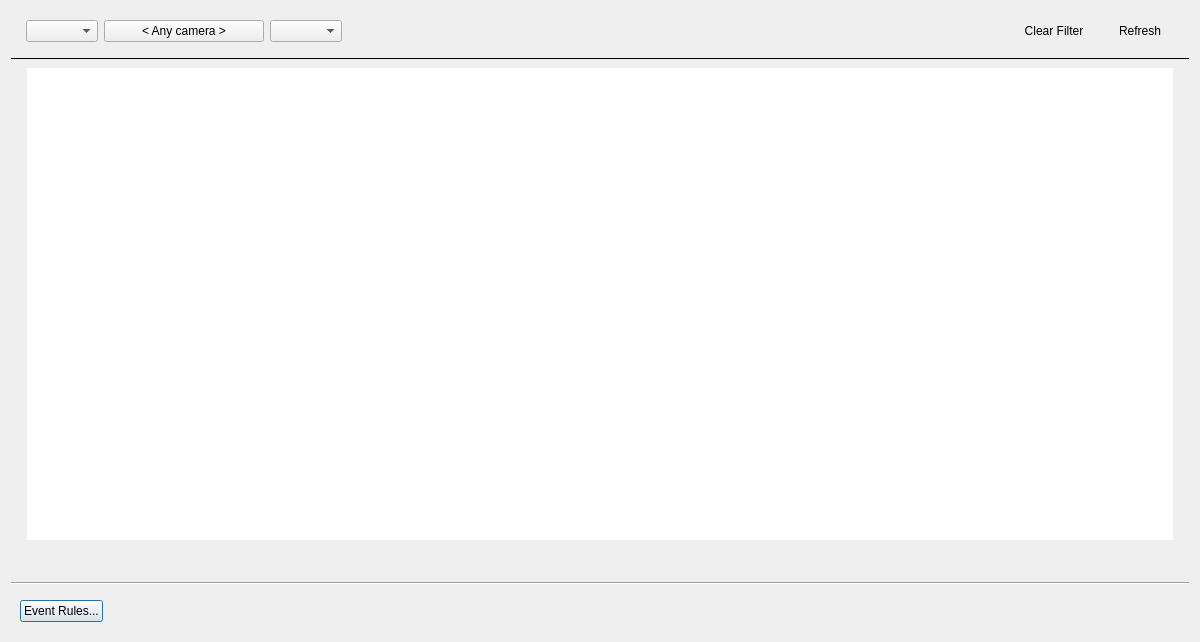
<?xml version="1.0" encoding="UTF-8"?>
<ui version="4.0">
 <class>EventLogDialog</class>
 <widget class="QDialog" name="EventLogDialog">
  <property name="geometry">
   <rect>
    <x>0</x>
    <y>0</y>
    <width>1200</width>
    <height>642</height>
   </rect>
  </property>
  <property name="windowTitle">
   <string>Event Log</string>
  </property>
  <layout class="QVBoxLayout" name="verticalLayout" stretch="0,0,1,0,0">
   <item>
    <widget class="QnPanel" name="widget" native="true">
     <layout class="QHBoxLayout" name="panelLayout">
      <item>
       <widget class="QnDateRangeWidget" name="dateRangeWidget" native="true"/>
      </item>
      <item>
       <widget class="QnTreeComboBox" name="eventComboBox">
        <property name="maxVisibleItems">
         <number>20</number>
        </property>
       </widget>
      </item>
      <item>
       <widget class="QnSelectDevicesButton" name="cameraButton">
        <property name="minimumSize">
         <size>
          <width>160</width>
          <height>0</height>
         </size>
        </property>
        <property name="mouseTracking">
         <bool>true</bool>
        </property>
        <property name="text">
         <string notr="true">&lt; Any camera &gt;</string>
        </property>
        <property name="autoDefault">
         <bool>false</bool>
        </property>
       </widget>
      </item>
      <item>
       <widget class="QComboBox" name="actionComboBox">
        <property name="maxVisibleItems">
         <number>100</number>
        </property>
       </widget>
      </item>
      <item>
       <spacer name="horizontalSpacer_2">
        <property name="orientation">
         <enum>Qt::Horizontal</enum>
        </property>
        <property name="sizeHint" stdset="0">
         <size>
          <width>20</width>
          <height>20</height>
         </size>
        </property>
       </spacer>
      </item>
      <item>
       <widget class="QPushButton" name="clearFilterButton">
        <property name="focusPolicy">
         <enum>Qt::TabFocus</enum>
        </property>
        <property name="text">
         <string>Clear Filter</string>
        </property>
        <property name="autoDefault">
         <bool>false</bool>
        </property>
        <property name="flat">
         <bool>true</bool>
        </property>
       </widget>
      </item>
      <item>
       <widget class="QPushButton" name="refreshButton">
        <property name="focusPolicy">
         <enum>Qt::TabFocus</enum>
        </property>
        <property name="text">
         <string>Refresh</string>
        </property>
        <property name="autoDefault">
         <bool>false</bool>
        </property>
        <property name="flat">
         <bool>true</bool>
        </property>
       </widget>
      </item>
     </layout>
    </widget>
   </item>
   <item>
    <widget class="Line" name="topLine">
     <property name="frameShadow">
      <enum>QFrame::Plain</enum>
     </property>
     <property name="orientation">
      <enum>Qt::Horizontal</enum>
     </property>
    </widget>
   </item>
   <item>
    <widget class="QStackedWidget" name="stackedWidget">
     <widget class="QWidget" name="gridPage">
      <layout class="QVBoxLayout" name="verticalLayout_3">
       <property name="leftMargin">
        <number>16</number>
       </property>
       <property name="topMargin">
        <number>2</number>
       </property>
       <property name="rightMargin">
        <number>16</number>
       </property>
       <property name="bottomMargin">
        <number>16</number>
       </property>
       <item>
        <widget class="QnTableView" name="gridEvents">
         <property name="mouseTracking">
          <bool>true</bool>
         </property>
         <property name="contextMenuPolicy">
          <enum>Qt::CustomContextMenu</enum>
         </property>
         <property name="frameShape">
          <enum>QFrame::NoFrame</enum>
         </property>
         <property name="editTriggers">
          <set>QAbstractItemView::NoEditTriggers</set>
         </property>
         <property name="showGrid">
          <bool>false</bool>
         </property>
         <property name="sortingEnabled">
          <bool>true</bool>
         </property>
         <attribute name="horizontalHeaderStretchLastSection">
          <bool>true</bool>
         </attribute>
         <attribute name="verticalHeaderVisible">
          <bool>false</bool>
         </attribute>
         <attribute name="verticalHeaderShowSortIndicator" stdset="0">
          <bool>true</bool>
         </attribute>
         <attribute name="verticalHeaderStretchLastSection">
          <bool>false</bool>
         </attribute>
        </widget>
       </item>
       <item>
        <widget class="QLabel" name="statusLabel">
         <property name="text">
          <string notr="true"/>
         </property>
        </widget>
       </item>
      </layout>
     </widget>
     <widget class="QWidget" name="warnPage">
      <layout class="QVBoxLayout" name="verticalLayout_2">
       <item>
        <widget class="QLabel" name="warningLabel">
         <property name="text">
          <string>All Servers are offline. Logs are not available.</string>
         </property>
         <property name="alignment">
          <set>Qt::AlignCenter</set>
         </property>
        </widget>
       </item>
      </layout>
     </widget>
     <widget class="QWidget" name="progressPage">
      <layout class="QVBoxLayout" name="verticalLayout_4">
       <item>
        <layout class="QHBoxLayout" name="horizontalLayout">
         <item>
          <widget class="QProgressBar" name="loadingProgressBar">
           <property name="sizePolicy">
            <sizepolicy hsizetype="Fixed" vsizetype="Fixed">
             <horstretch>0</horstretch>
             <verstretch>0</verstretch>
            </sizepolicy>
           </property>
           <property name="minimumSize">
            <size>
             <width>240</width>
             <height>0</height>
            </size>
           </property>
           <property name="maximum">
            <number>0</number>
           </property>
           <property name="value">
            <number>-1</number>
           </property>
          </widget>
         </item>
        </layout>
       </item>
      </layout>
     </widget>
    </widget>
   </item>
   <item>
    <widget class="Line" name="bottomLine">
     <property name="orientation">
      <enum>Qt::Horizontal</enum>
     </property>
    </widget>
   </item>
   <item>
    <widget class="QWidget" name="extrasWidget" native="true">
     <layout class="QHBoxLayout" name="horizontalLayout_2">
      <item>
       <widget class="QPushButton" name="eventRulesButton">
        <property name="text">
         <string>Event Rules...</string>
        </property>
       </widget>
      </item>
      <item>
       <spacer name="horizontalSpacer_4">
        <property name="orientation">
         <enum>Qt::Horizontal</enum>
        </property>
        <property name="sizeHint" stdset="0">
         <size>
          <width>40</width>
          <height>20</height>
         </size>
        </property>
       </spacer>
      </item>
     </layout>
    </widget>
   </item>
  </layout>
 </widget>
 <customwidgets>
  <customwidget>
   <class>QnTableView</class>
   <extends>QTableView</extends>
   <header location="global">ui/widgets/common/table_view.h</header>
  </customwidget>
  <customwidget>
   <class>QnPanel</class>
   <extends>QWidget</extends>
   <header location="global">ui/widgets/common/panel.h</header>
   <container>1</container>
  </customwidget>
  <customwidget>
   <class>QnDateRangeWidget</class>
   <extends>QWidget</extends>
   <header location="global">ui/widgets/common/date_range_widget.h</header>
   <container>1</container>
  </customwidget>
  <customwidget>
   <class>QnSelectDevicesButton</class>
   <extends>QPushButton</extends>
   <header location="global">ui/widgets/select_resources_button.h</header>
  </customwidget>
  <customwidget>
   <class>QnTreeComboBox</class>
   <extends>QComboBox</extends>
   <header location="global">ui/widgets/common/tree_combo_box.h</header>
  </customwidget>
 </customwidgets>
 <resources/>
 <connections/>
</ui>
